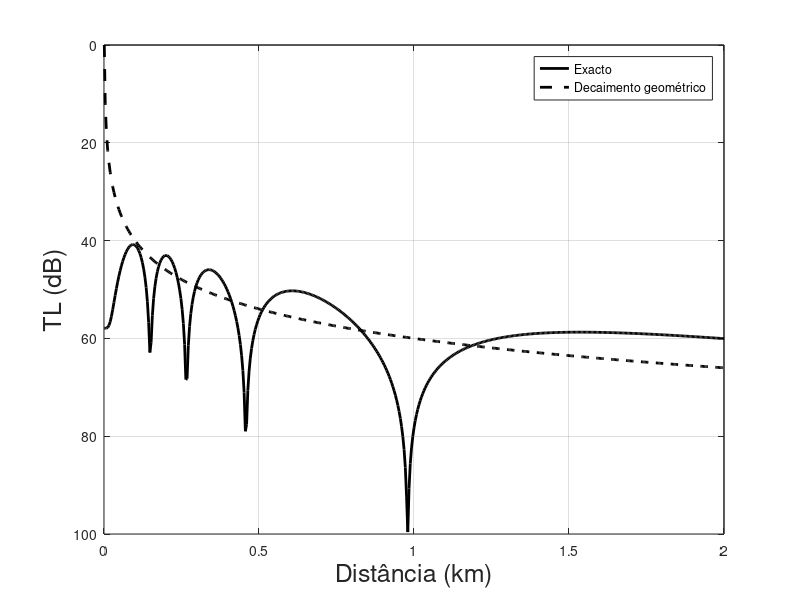

Write MATLAB code to recreate this figure.
% Fundamentos de Acústica Submarina 

clear all, close all 

cw   = 1500.0;
freq =  150.0;
Tx   =   25.0;
Rx   =  200.0;
rmin =    0.0; 
rmax = 2000.0;
nr = 501;
r = linspace(rmin,rmax,nr); rxr = r.*r;
r(1) = 1.0;
rkm = r/1000;
l = cw/freq;
k = 2*pi/l;
R1 = sqrt( rxr + ( Tx - Rx )*( Tx - Rx ) );
R2 = sqrt( rxr + ( Tx + Rx )*( Tx + Rx ) );

p = exp( 1i*k*R1 )./R1 - exp( 1i*k*R2 )./R2;

TL  = -20*log10( abs( p ) ); % TL dos raios
TLg =  20*log10( r ); % TL decaimento geométrico

figure(1), hold on
plot(rkm,TL ,'k'  ,'LineWidth',2)
plot(rkm,TLg,'k--','LineWidth',2)
hold off
xlabel('Distância (km)','FontSize',18)
ylabel('TL (dB)','FontSize',18)
view(0,-90)
legend('Exacto','Decaimento geométrico')
grid on, box on
